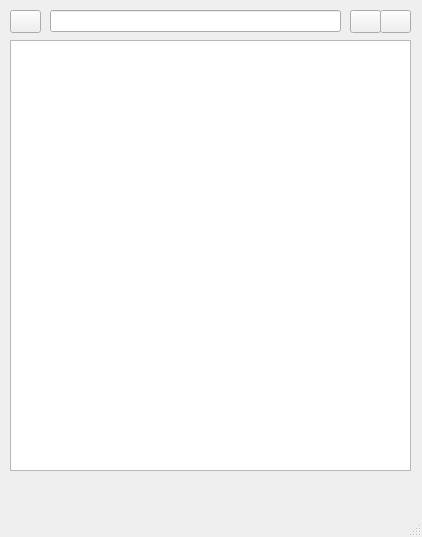
<?xml version="1.0" encoding="UTF-8"?>
<ui version="4.0">
 <class>MainWindow</class>
 <widget class="QMainWindow" name="MainWindow">
  <property name="geometry">
   <rect>
    <x>0</x>
    <y>0</y>
    <width>422</width>
    <height>537</height>
   </rect>
  </property>
  <property name="windowTitle">
   <string>MainWindow</string>
  </property>
  <widget class="QWidget" name="centralwidget">
   <widget class="QListView" name="listView">
    <property name="geometry">
     <rect>
      <x>10</x>
      <y>40</y>
      <width>401</width>
      <height>431</height>
     </rect>
    </property>
    <property name="uniformItemSizes">
     <bool>false</bool>
    </property>
   </widget>
   <widget class="QLineEdit" name="lineEdit">
    <property name="geometry">
     <rect>
      <x>50</x>
      <y>10</y>
      <width>291</width>
      <height>22</height>
     </rect>
    </property>
   </widget>
   <widget class="QPushButton" name="pushButton">
    <property name="geometry">
     <rect>
      <x>10</x>
      <y>10</y>
      <width>31</width>
      <height>23</height>
     </rect>
    </property>
    <property name="text">
     <string/>
    </property>
    <property name="icon">
     <iconset resource="resource.qrc">
      <normaloff>:/img/folderup.png</normaloff>:/img/folderup.png</iconset>
    </property>
   </widget>
   <widget class="QPushButton" name="pushButton_2">
    <property name="geometry">
     <rect>
      <x>380</x>
      <y>10</y>
      <width>31</width>
      <height>23</height>
     </rect>
    </property>
    <property name="text">
     <string/>
    </property>
    <property name="icon">
     <iconset resource="resource.qrc">
      <normaloff>:/img/iconlist.png</normaloff>:/img/iconlist.png</iconset>
    </property>
   </widget>
   <widget class="QPushButton" name="pushButton_3">
    <property name="geometry">
     <rect>
      <x>350</x>
      <y>10</y>
      <width>31</width>
      <height>23</height>
     </rect>
    </property>
    <property name="text">
     <string/>
    </property>
    <property name="icon">
     <iconset resource="resource.qrc">
      <normaloff>:/img/list.png</normaloff>:/img/list.png</iconset>
    </property>
   </widget>
  </widget>
  <widget class="QMenuBar" name="menubar">
   <property name="geometry">
    <rect>
     <x>0</x>
     <y>0</y>
     <width>422</width>
     <height>21</height>
    </rect>
   </property>
  </widget>
  <widget class="QStatusBar" name="statusbar"/>
 </widget>
 <resources>
  <include location="resource.qrc"/>
 </resources>
 <connections/>
</ui>
